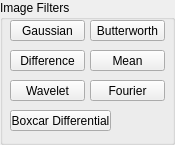
<?xml version="1.0" encoding="UTF-8"?>
<ui version="4.0">
 <class>GroupBox</class>
 <widget class="QGroupBox" name="GroupBox">
  <property name="geometry">
   <rect>
    <x>0</x>
    <y>0</y>
    <width>175</width>
    <height>145</height>
   </rect>
  </property>
  <property name="minimumSize">
   <size>
    <width>175</width>
    <height>145</height>
   </size>
  </property>
  <property name="maximumSize">
   <size>
    <width>16777215</width>
    <height>16777215</height>
   </size>
  </property>
  <property name="windowTitle">
   <string>GroupBox</string>
  </property>
  <property name="title">
   <string>Image Filters</string>
  </property>
  <widget class="QPushButton" name="gaussianButton">
   <property name="geometry">
    <rect>
     <x>10</x>
     <y>20</y>
     <width>75</width>
     <height>21</height>
    </rect>
   </property>
   <property name="text">
    <string>Gaussian</string>
   </property>
  </widget>
  <widget class="QPushButton" name="differenceButton">
   <property name="geometry">
    <rect>
     <x>10</x>
     <y>50</y>
     <width>75</width>
     <height>21</height>
    </rect>
   </property>
   <property name="text">
    <string>Difference</string>
   </property>
  </widget>
  <widget class="QPushButton" name="meanButton">
   <property name="geometry">
    <rect>
     <x>90</x>
     <y>50</y>
     <width>75</width>
     <height>21</height>
    </rect>
   </property>
   <property name="text">
    <string>Mean</string>
   </property>
  </widget>
  <widget class="QPushButton" name="butterworthButton">
   <property name="geometry">
    <rect>
     <x>90</x>
     <y>20</y>
     <width>75</width>
     <height>21</height>
    </rect>
   </property>
   <property name="text">
    <string>Butterworth</string>
   </property>
  </widget>
  <widget class="QPushButton" name="boxcarButton">
   <property name="geometry">
    <rect>
     <x>10</x>
     <y>110</y>
     <width>101</width>
     <height>21</height>
    </rect>
   </property>
   <property name="text">
    <string>Boxcar Differential</string>
   </property>
  </widget>
  <widget class="QPushButton" name="waveletButton">
   <property name="geometry">
    <rect>
     <x>10</x>
     <y>80</y>
     <width>75</width>
     <height>21</height>
    </rect>
   </property>
   <property name="text">
    <string>Wavelet</string>
   </property>
  </widget>
  <widget class="QPushButton" name="fourierButton">
   <property name="geometry">
    <rect>
     <x>90</x>
     <y>80</y>
     <width>75</width>
     <height>21</height>
    </rect>
   </property>
   <property name="text">
    <string>Fourier</string>
   </property>
  </widget>
 </widget>
 <resources/>
 <connections/>
</ui>
